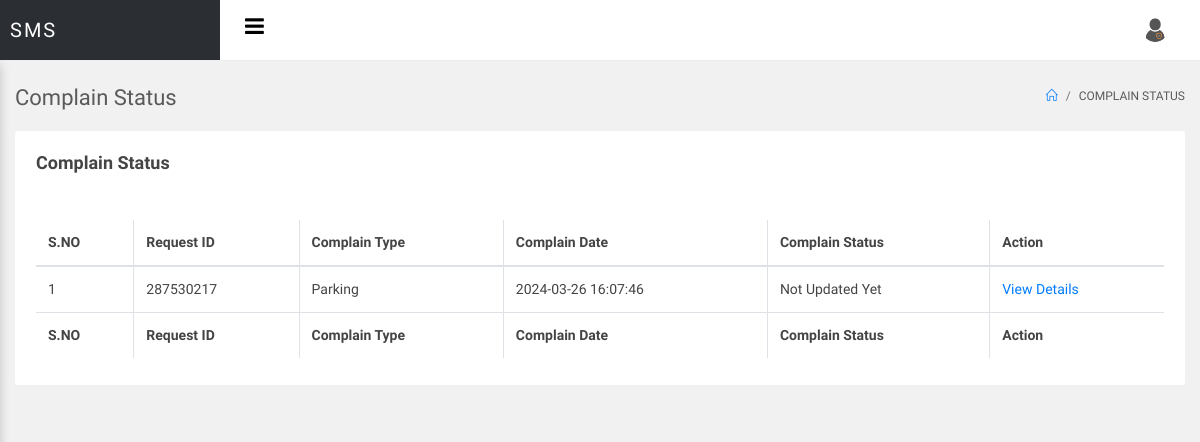
Before: /sms/user/complain-status.php (signed in) with the older database file.
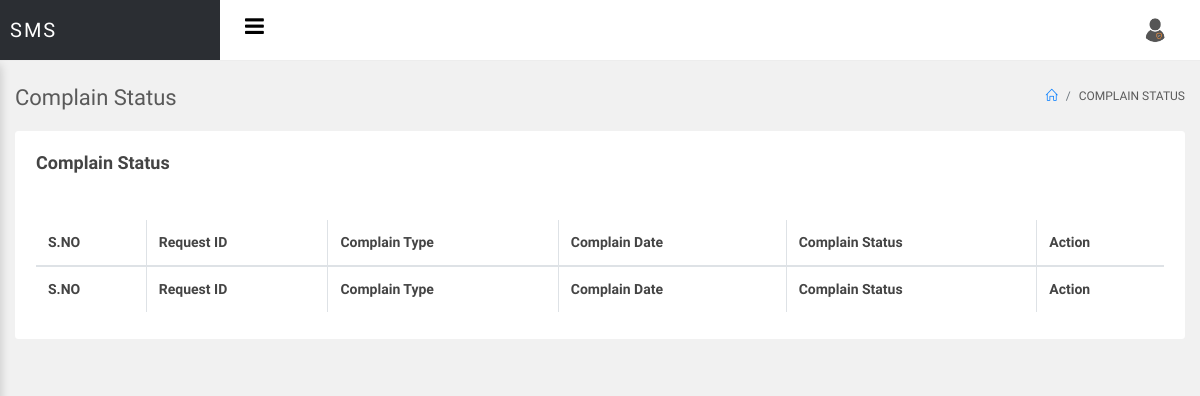
After: the same page with the newer database file.
### tables this page shows
CREATE TABLE `tblcomplain` (
  `ID` int(10) NOT NULL,
  `RequestID` int(10) DEFAULT NULL,
  `UserID` int(10) DEFAULT NULL,
  `ComplainType` varchar(200) DEFAULT NULL,
  `ComplainDes` mediumtext DEFAULT NULL,
  `CompRaisedate` timestamp NULL DEFAULT current_timestamp(),
  `AdminRemark` mediumtext DEFAULT NULL,
  `Status` varchar(200) DEFAULT NULL,
  `ResolvedDate` timestamp NULL DEFAULT NULL ON UPDATE current_timestamp()
);

### sms/user/complain-status.php (the view, shortened to what the changed rows need)
<?php
include('includes/dbconnection.php');
if (strlen($_SESSION['smsuid'] == 1)) {
    header('location:logout.php');
} else {
?>
    <!doctype html>
    <html lang="en">
    <head>
        <link rel="stylesheet" href="../assets/vendor/bootstrap/css/bootstrap.min.css">
        <link rel="stylesheet" href="../assets/vendor/animate-css/animate.min.css">
        <link rel="stylesheet" href="../assets/vendor/font-awesome/css/font-awesome.min.css">
        <link rel="stylesheet" href="../assets/vendor/jquery-datatable/dataTables.bootstrap4.min.css">
        <link rel="stylesheet" href="../assets/vendor/jquery-datatable/fixedeader/dataTables.fixedcolumns.bootstrap4.min.css">
        <link rel="stylesheet" href="../assets/vendor/jquery-datatable/fixedeader/dataTables.fixedheader.bootstrap4.min.css">
        <link rel="stylesheet" href="../assets/vendor/sweetalert/sweetalert.css" />
        <link rel="stylesheet" href="assets/css/main.css">
        <link rel="stylesheet" href="assets/css/color_skins.css">
    </head>
    <body class="theme-blue">
        <div id="wrapper">
            <div id="main-content">
                <div class="container-fluid">
                    <div class="block-header">
                        <div class="row">
                            <div class="col-lg-5 col-md-8 col-sm-12">
                                <h2>Complain Status</h2>
                            </div>
                        </div>
                    </div>
                    <div class="row clearfix">
                        <div class="col-lg-12">
                            <div class="card">
                                <div class="header">
                                    <h2>Complain Status</h2>
                                </div>
                                <div class="body">
                                    <div class="table-responsive">
                                        <table class="table table-bordered table-hover js-basic-example dataTable table-custom">
                                            <thead>
                                                <tr>
                                                    <th>S.NO</th>
                                                    <th>Request ID</th>
                                                    <th>Complain Type</th>
                                                    <th>Complain Date</th>
                                                    <th>Complain Status</th>
                                                    <th>Action</th>
                                                </tr>
                                            </thead>
                                            <tbody>
                                                <?php
                                                $uid = $_SESSION['smsuid'];
                                                $sql = "SELECT * from tblcomplain where UserID=:uid";
                                                $query = $dbh->prepare($sql);
                                                $query->bindParam(':uid', $uid, PDO::PARAM_STR);
                                                $query->execute();
                                                $results = $query->fetchAll(PDO::FETCH_OBJ);
                                                $cnt = 1;
                                                if ($query->rowCount() > 0) {
                                                    foreach ($results as $row) {               ?>
                                                        <tr>
                                                            <td><?php echo htmlentities($cnt); ?></td>
                                                            <td><?php echo htmlentities($row->RequestID); ?>
                                                            </td>
                                                            <td><?php echo htmlentities($row->ComplainType); ?></td>
                                                            <td><?php echo htmlentities($row->CompRaisedate); ?></td>
                                                            <?php if ($row->Status == "") { ?>
                                                                <td><?php echo "Not Updated Yet"; ?></td>
                                                            <?php } else { ?> <td><?php echo htmlentities($row->Status); ?>
                                                                </td>
                                                            <?php } ?>
                                                            <td> <a href="view-complain-detail.php?viewid=<?php echo htmlentities($row->ID); ?>">View Details</a></td>
                                                        </tr>
                                                <?php $cnt = $cnt + 1;
                                                    }
                                                } ?>
                                            </tbody>
                                            <tfoot>
                                                <tr>
                                                    <th>S.NO</th>
                                                    <th>Request ID</th>
                                                    <th>Complain Type</th>
                                                    <th>Complain Date</th>
                                                    <th>Complain Status</th>
                                                    <th>Action</th>
                                                </tr>
                                            </tfoot>
                                        </table>
                                    </div>
                                </div>
                            </div>
                        </div>
                    </div>
                </div>
            </div>
        </div>
    </body>
    </html>
    <?php  }?>

Changed rows visible on the page:
removed tblcomplain: RequestID "287530217", ComplainType "Parking", CompRaisedate "2024-03-26 16:07:46", shows "Not Updated Yet"
